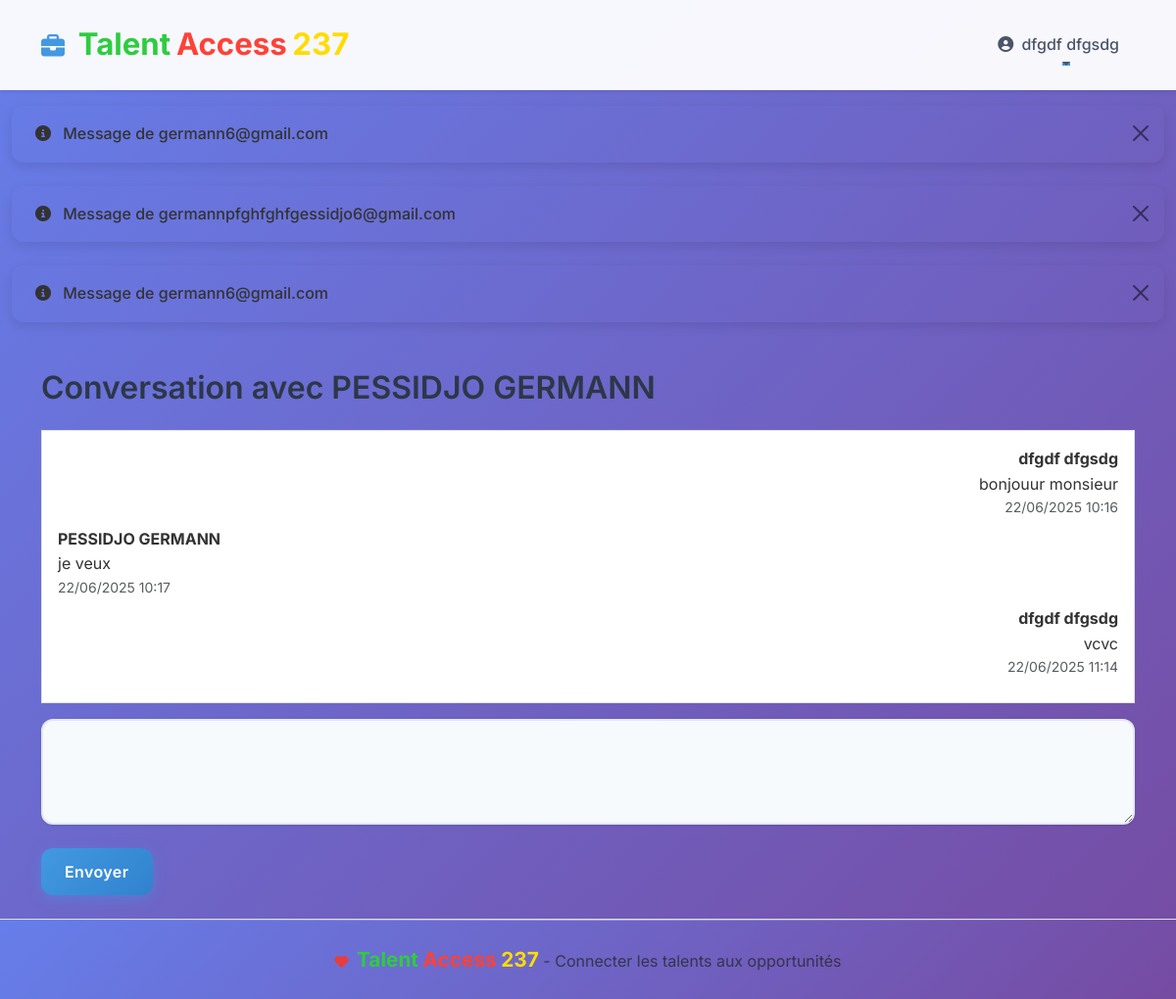
Page /messages/with/1/ (signed in) on the earlier database version.
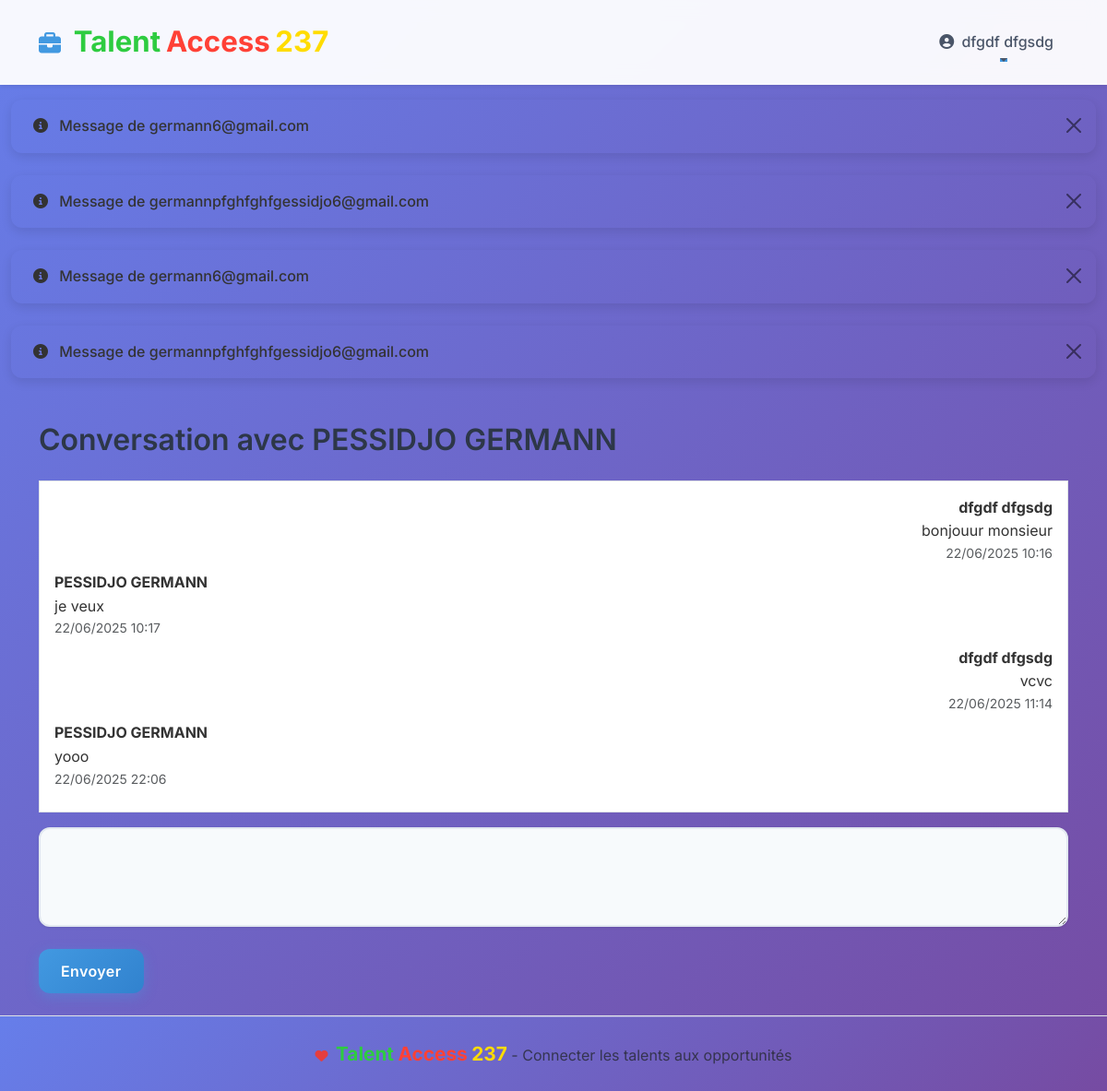
Same page on the later database version.
### users/models.py (models this page shows)
class Utilisateur(AbstractUser):
    class Statut(models.TextChoices):
        DIPLOME = 'DIPLOME', 'Diplômé'
        PME = 'PME', 'PME'
    email = models.EmailField(unique=True)
    date_inscription = models.DateTimeField(auto_now_add=True)
    statut = models.CharField(max_length=20, choices=Statut.choices)
    def __str__(self):
        return self.username

### messagerie/models.py (models this page shows)
class Message(models.Model):
    conversation = models.ForeignKey(Conversation, on_delete=models.CASCADE)
    sender = models.ForeignKey(
        Utilisateur, on_delete=models.CASCADE, related_name="sent_messages"
    )
    text = models.TextField()
    is_read = models.BooleanField(default=False)
    timestamp = models.DateTimeField(auto_now_add=True)
    class Meta:
        ordering = ["timestamp"]
    def __str__(self):
        return f"Message de {self.sender}"

### messagerie/views.py (the view)
# urls.py: path('with/<int:user_id>/', views.conversation_detail, name='conversation_detail'),
@login_required
def conversation_detail(request, user_id):
    other = get_object_or_404(Utilisateur, id=user_id)
    if other == request.user:
        return redirect("conversation_list")
    conversation = Conversation.objects.filter(
        Q(participant1=request.user, participant2=other)
        | Q(participant1=other, participant2=request.user)
    ).first()
    if not conversation:
        conversation = Conversation.objects.create(
            participant1=request.user, participant2=other
        )
    messages = Message.objects.filter(conversation=conversation)
    messages.filter(sender=other, is_read=False).update(is_read=True)
    if request.method == "POST":
        form = MessageForm(request.POST)
        if form.is_valid():
            Message.objects.create(
                conversation=conversation,
                sender=request.user,
                text=form.cleaned_data["text"],
            )
            return redirect("conversation_detail", user_id=other.id)
    else:
        form = MessageForm()
    return render(
        request,
        "messagerie/conversation_detail.html",
        {
            "conversation": conversation,
            "messages": messages,
            "form": form,
            "other": other,
        },
    )

### messagerie/forms.py
class MessageForm(forms.ModelForm):
    class Meta:
        model = Message
        fields = ["text"]
        widgets = {
            "text": forms.Textarea(attrs={"rows": 3, "class": "form-control"}),
        }
        labels = {"text": ""}

### messagerie/context_processors.py (called while the page is built)
def unread_message_count(request):
    if request.user.is_authenticated:
        return {
            'unread_messages_count': (
                Message.objects.filter(
                    conversation__participant1=request.user,
                    is_read=False,
                )
                .exclude(sender=request.user)
                .count()
                + Message.objects.filter(
                    conversation__participant2=request.user,
                    is_read=False,
                )
                .exclude(sender=request.user)
                .count()
            )
        }
    return {}

### messagerie/templates/messagerie/conversation_detail.html (shortened to what this page needs)
{% extends 'dashboard_base.html' %}
{% block content %}
<div class="container py-4">
    <h2 class="mb-4">Conversation avec {{ other.get_full_name|default:other.email }}</h2>
    <div class="mb-3 border p-3 bg-white" style="max-height:400px; overflow-y:auto;">
        {% for msg in messages %}
            <div class="mb-2 {% if msg.sender == request.user %}text-end{% endif %}">
                <strong>{{ msg.sender.get_full_name|default:msg.sender.email }}</strong><br>
                {{ msg.text }}
                <small class="text-muted d-block">{{ msg.timestamp|date:"d/m/Y H:i" }}</small>
            </div>
        {% empty %}
            <p>Aucun message.</p>
        {% endfor %}
    </div>
    <form method="post" class="mt-3">
        {{ form.text }}
        <button type="submit" class="btn btn-primary mt-2">Envoyer</button>
    </form>
</div>
{% endblock %}

### users/templates/dashboard_base.html (shortened to what this page needs)
<!DOCTYPE html>
<html lang="fr">
<head>
    {% load static %}
    <title>{% block title %}Talent Access 237{% endblock %}</title>    <link href="https://cdn.jsdelivr.net/npm/bootstrap@5.3.2/dist/css/bootstrap.min.css" rel="stylesheet">
    <link href="https://cdnjs.cloudflare.com/ajax/libs/font-awesome/6.4.0/css/all.min.css" rel="stylesheet">
    <link href="{% static 'css/style.css' %}" rel="stylesheet">
    <link href="{% static 'css/dashboard.css' %}" rel="stylesheet">
    <link href="{% static 'css/profile.css' %}" rel="stylesheet">
</head>
<body class="bg-light d-flex flex-column min-vh-100">
    <nav class="navbar navbar-expand-lg navbar-light bg-white shadow-sm">
        <div class="container">
            <a class="navbar-brand fw-bold talent-access-logo" href="{% url 'home' %}">
                <i class="fas fa-briefcase me-2"></i>
                <span class="vert">Talent</span> <span class="rouge">Access</span> <span class="jaune">237</span>
            </a>
            <div class="collapse navbar-collapse" id="navbarNav">
                <ul class="navbar-nav ms-auto">
                    {% if user.is_authenticated %}
                        <li class="nav-item dropdown">
                            <a class="nav-link dropdown-toggle" href="#" role="button" data-bs-toggle="dropdown" aria-expanded="false">
                                <i class="fas fa-user-circle me-1"></i>
                                {{ user.get_full_name|default:user.email }}
                            </a>
                        </li>
                    {% endif %}
                </ul>
            </div>
        </div>
    </nav>
    <main class="flex-fill">
        {% if messages %}
            <div class="container-fluid mt-3">
                {% for message in messages %}
                    <div class="alert alert-{{ message.tags }} alert-dismissible fade show" role="alert">
                        <i class="fas fa-info-circle me-2"></i>
                        {{ message }}
                        <button type="button" class="btn-close" data-bs-dismiss="alert" aria-label="Close"></button>
                    </div>
                {% endfor %}
            </div>
        {% endif %}
        {% block content %}{% endblock %}
    </main>
    <footer class="footer bg-white text-center py-4 mt-auto border-top">
        <div class="container">
            <div class="row">
                <div class="col-md-12">
                    <p class="text-muted mb-0 talent-access-logo">
                        <i class="fas fa-heart text-danger me-1"></i>
                        <span class="vert">Talent</span> <span class="rouge">Access</span> <span class="jaune">237</span> - Connecter les talents aux opportunités
                    </p>
                </div>
            </div>
        </div>
    </footer>
</body>
</html>

### users/static/css/style.css (style rules this page uses)
body { font-family: 'Inter', -apple-system, BlinkMacSystemFont, 'Segoe UI', Roboto, sans-serif; background: linear-gradient(135deg, #667eea 0%, #764ba2 100%); background-attachment: fixed; color: #333; line-height: 1.6; }
h1, h2, h3, h4, h5, h6 { font-weight: 600; color: #2d3748; margin-bottom: 1rem; }
.navbar { padding: 1rem 0; background: rgba(255, 255, 255, 0.95) !important; backdrop-filter: blur(10px); box-shadow: 0 2px 20px rgba(0, 0, 0, 0.1); transition: all 0.3s ease; }
.navbar-brand { font-weight: 700; font-size: 1.5rem; color: #4299e1 !important; text-decoration: none; transition: color 0.3s ease; }
.navbar-nav .nav-link { color: #4a5568 !important; margin-left: 1rem; font-weight: 500; padding: 0.5rem 1rem !important; border-radius: 0.5rem; transition: all 0.3s ease; position: relative; }
.navbar-nav .nav-link::after { content: ''; position: absolute; width: 0; height: 2px; bottom: 0; left: 50%; background-color: #4299e1; transition: all 0.3s ease; }
.footer { background: linear-gradient(135deg, #667eea 0%, #764ba2 100%); color: white; text-align: center; padding: 2rem 0; margin-top: 3rem; position: relative; overflow: hidden; }
.footer::before { content: ''; position: absolute; top: 0; left: 0; right: 0; height: 1px; background: linear-gradient(90deg, transparent, rgba(255, 255, 255, 0.4), transparent); }
.btn-primary { background: linear-gradient(135deg, #4299e1 0%, #3182ce 100%); border: none; color: white; padding: 0.75rem 1.5rem; border-radius: 0.75rem; font-weight: 600; letter-spacing: 0.025em; box-shadow: 0 4px 14px 0 rgba(66, 153, 225, 0.39); transition: all 0.3s ease; position: relative; overflow: hidden; }
.btn-primary::before { content: ''; position: absolute; top: 0; left: -100%; width: 100%; height: 100%; background: linear-gradient(90deg, transparent, rgba(255, 255, 255, 0.2), transparent); transition: left 0.5s; }
.form-control { margin-bottom: 1rem; border: 2px solid #e2e8f0; border-radius: 0.75rem; padding: 0.75rem 1rem; font-size: 1rem; background-color: white; box-shadow: 0 1px 3px rgba(0, 0, 0, 0.1); transition: all 0.3s ease; }
.text-danger { color: #e53e3e !important; font-size: 0.875rem; margin-top: 0.25rem; }
.alert { border: none; border-radius: 0.75rem; padding: 1rem 1.5rem; margin-bottom: 1.5rem; font-weight: 500; box-shadow: 0 4px 12px rgba(0, 0, 0, 0.1); }
.container { animation: fadeIn 0.8s ease-out; }

### profiles/static/css/profile.css (style rules this page uses)
.form-control, .form-select { border: 2px solid #e2e8f0; border-radius: 12px; padding: 1rem 1.25rem; font-size: 1rem; transition: all 0.3s ease; background: #f7fafc; width: 100%; }

### users/templates/dashboard_base.html (style rules this page uses)
.talent-access-logo span { font-weight: bold; font-size: 1.3em; }
.talent-access-logo .vert { color: #2ecc40; }
.talent-access-logo .rouge { color: #ff4136; }
.talent-access-logo .jaune { color: #ffdc00; }

Differences in the rows shown:
added Message: sender.username "Message de germannpfghfghfgessidjo6@gmail.com", sender.get_full_name "PESSIDJO GERMANN", text "yooo", timestamp "22/06/2025 22:06"
